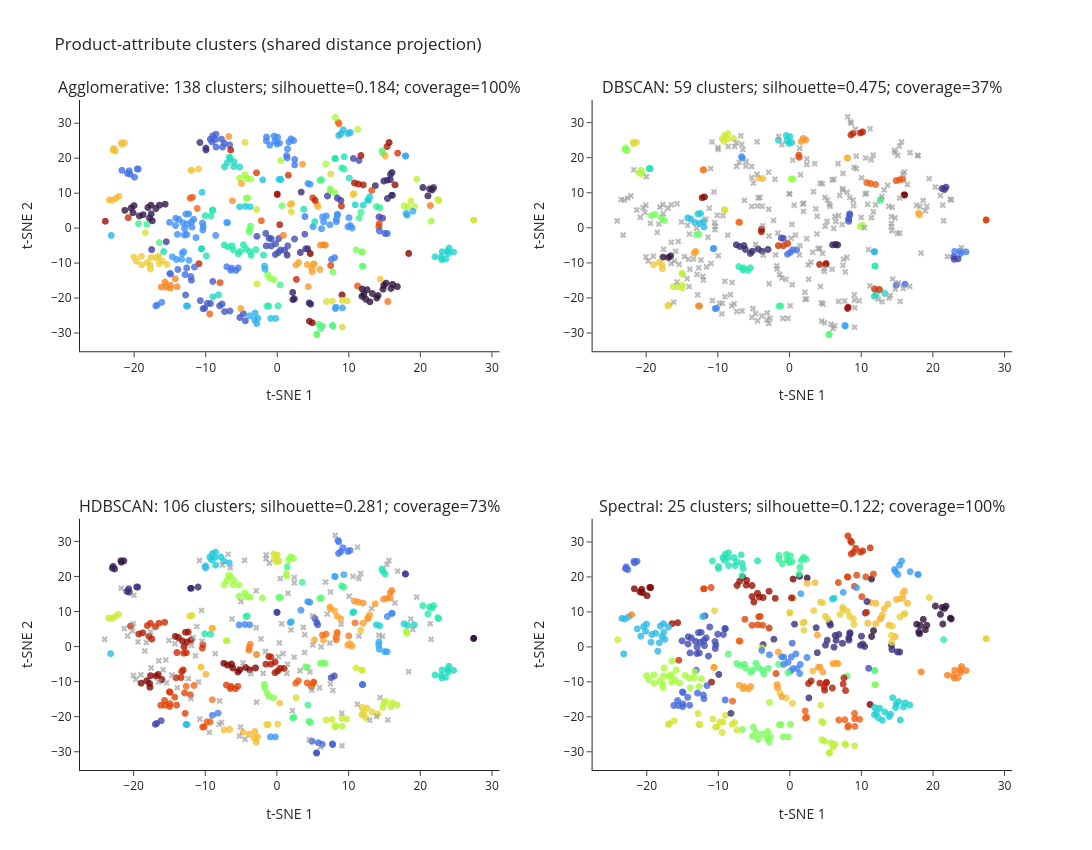

The code cell stored with this chart in its notebook:
### Markdown cell above
### Results graphs

Each panel applies one method's labels to the same t-SNE projection. Titles report cluster count, silhouette, and coverage. The projection helps inspect grouping but can distort distances, so use the table's metrics—not visual spacing—to compare results.

### Code cell
embedding = TSNE(
    n_components=2,
    metric="precomputed",
    init="random",
    learning_rate="auto",
    perplexity=30,
    random_state=0,
).fit_transform(D)

figure = make_subplots(
    rows=2,
    cols=2,
    subplot_titles=[
        f"{name}: {result['metrics']['clusters']} clusters; silhouette={result['metrics']['silhouette']:.3f}; coverage={result['metrics']['coverage']:.0%}"
        for name, result in clusterings.items()
    ],
)
for index, (name, result) in enumerate(clusterings.items()):
    row, col = index // 2 + 1, index % 2 + 1
    labels = result["labels"]
    noise = labels == -1
    assigned = ~noise
    figure.add_trace(
        go.Scattergl(
            x=embedding[assigned, 0],
            y=embedding[assigned, 1],
            mode="markers",
            marker={"color": labels[assigned], "colorscale": "Turbo", "size": 7, "opacity": 0.8, "showscale": False},
            text=np.asarray(attributes)[assigned],
            hovertemplate="%{text}<extra>cluster</extra>",
            showlegend=False,
        ),
        row=row,
        col=col,
    )
    if noise.any():
        figure.add_trace(
            go.Scattergl(
                x=embedding[noise, 0],
                y=embedding[noise, 1],
                mode="markers",
                marker={"color": "#999999", "size": 6, "symbol": "x", "opacity": 0.65},
                text=np.asarray(attributes)[noise],
                hovertemplate="%{text}<extra>noise</extra>",
                showlegend=False,
            ),
            row=row,
            col=col,
        )
figure.update_xaxes(title_text="t-SNE 1")
figure.update_yaxes(title_text="t-SNE 2")
figure.update_layout(template="simple_white", height=850, width=1100, title="Product-attribute clusters (shared distance projection)")
figure.show()

### Figure 1 — Plotly figure (JSON) as saved in the notebook; plotly's stock layout.template omitted (floating-point values rounded to 4 significant figures; data arrays with more than 128 entries replaced by an {"elided": "..."} marker saying what was removed)
{"data": [{"hovertemplate": "%{text}<extra>cluster</extra>", "marker": {"color": {"elided": "445 int values"}, "colorscale": [[0.0, "#30123b"], [0.07143, "#4145ab"], [0.1429, "#4675ed"], [0.2143, "#39a2fc"], [0.2857, "#1bcfd4"], [0.3571, "#24eca6"], [0.4286, "#61fc6c"], [0.5, "#a4fc3b"], [0.5714, "#d1e834"], [0.6429, "#f3c63a"], [0.7143, "#fe9b2d"], [0.7857, "#f36315"], [0.8571, "#d93806"], [0.9286, "#b11901"], [1.0, "#7a0402"]], "opacity": 0.8, "showscale": false, "size": 7}, "mode": "markers", "showlegend": false, "text": {"elided": "445 str values"}, "type": "scattergl", "x": {"elided": "445 float values"}, "xaxis": "x", "y": {"elided": "445 float values"}, "yaxis": "y"}, {"hovertemplate": "%{text}<extra>cluster</extra>", "marker": {"color": {"elided": "165 int values"}, "colorscale": [[0.0, "#30123b"], [0.07143, "#4145ab"], [0.1429, "#4675ed"], [0.2143, "#39a2fc"], [0.2857, "#1bcfd4"], [0.3571, "#24eca6"], [0.4286, "#61fc6c"], [0.5, "#a4fc3b"], [0.5714, "#d1e834"], [0.6429, "#f3c63a"], [0.7143, "#fe9b2d"], [0.7857, "#f36315"], [0.8571, "#d93806"], [0.9286, "#b11901"], [1.0, "#7a0402"]], "opacity": 0.8, "showscale": false, "size": 7}, "mode": "markers", "showlegend": false, "text": {"elided": "165 str values"}, "type": "scattergl", "x": {"elided": "165 float values"}, "xaxis": "x2", "y": {"elided": "165 float values"}, "yaxis": "y2"}, {"hovertemplate": "%{text}<extra>noise</extra>", "marker": {"color": "#999999", "opacity": 0.65, "size": 6, "symbol": "x"}, "mode": "markers", "showlegend": false, "text": {"elided": "280 str values"}, "type": "scattergl", "x": {"elided": "280 float values"}, "xaxis": "x2", "y": {"elided": "280 float values"}, "yaxis": "y2"}, {"hovertemplate": "%{text}<extra>cluster</extra>", "marker": {"color": {"elided": "326 int values"}, "colorscale": [[0.0, "#30123b"], [0.07143, "#4145ab"], [0.1429, "#4675ed"], [0.2143, "#39a2fc"], [0.2857, "#1bcfd4"], [0.3571, "#24eca6"], [0.4286, "#61fc6c"], [0.5, "#a4fc3b"], [0.5714, "#d1e834"], [0.6429, "#f3c63a"], [0.7143, "#fe9b2d"], [0.7857, "#f36315"], [0.8571, "#d93806"], [0.9286, "#b11901"], [1.0, "#7a0402"]], "opacity": 0.8, "showscale": false, "size": 7}, "mode": "markers", "showlegend": false, "text": {"elided": "326 str values"}, "type": "scattergl", "x": {"elided": "326 float values"}, "xaxis": "x3", "y": {"elided": "326 float values"}, "yaxis": "y3"}, {"hovertemplate": "%{text}<extra>noise</extra>", "marker": {"color": "#999999", "opacity": 0.65, "size": 6, "symbol": "x"}, "mode": "markers", "showlegend": false, "text": ["Drag reducing air turbulators", "IntelliSeal™ technology", "Wide elastic hems", "Pee-friendly construction", "COOLMAX® fibre", "Interior waffle-knit pattern", "Stretchy and waterproof", "Reinforced base", "High-stretch neoprene construction", "Extra height for added insulation", "Left or right shoulder adaptability", "Casual cycling fit", "Sweat-wicking", "Adjustable strap closure", "InsideGrip™ technology", "Waterproof and breathable insert", "Thinsulate™ Insulation", "Breathable, windproof fabric", "Adaptable", "Premium high-stretch material back", "Ergonomic construction", "Cutting-edge materials", "Extremely resilient", "Versatile protection", "Multifunctional", "Waterproof road-shoe coverage", "Primaloft Gold insulation", "Second-skin fit", "Thermal knit structure", "Available in two sizes", "Reversible brim", "Sweat absorbing", "Waterproof (8K) triple-layer fabric", "Stretchable fleece inserts", "Comfort and performance", "Versatile", "Fleece lining", "Quality cycling pad (CORE EVO)", "Side mesh panels", "Invisible under a loose short", "Optimised finger split", "Secure grip and control", "Pull-off tabs for easy removal", "Minimal bib suspenders with embossed logo", "Cool and comfortable", "Colourful and classic", "Subtle branding", "Lightweight brushed fabric", "Laser-cut cuffs", "Quick fitting", "Hard-wearing mesh back", "Brushed fleece inserts", "Insulating neoprene", "Easy slip-on design", "Women-specific Elastic Interface Chamois (PARIS HCS)", "Power-saving performance", "Waffled inner surface", "Bonded seams", "YKK 2-way Vislon AquaGuard zipper", "Waterproof Chest Pocket", "Ideal for hot conditions", "Raw cut sleeves", "Low collar", "Extra reinforcement", "Female-specific fit", "Maximum insulation", "No Itch Comfort", "Optimised durability", "Storage capabilities", "Quick-drying padding (GRAVEL PERFORMANCE HCS)", "A barrier against bugs", "Lightweight windproof protection", "YKK 2-way Vislon zipper for easy access", "Integrated Stow-Away Pocket", "Breathable insulated backhand", "Premium Elastic Interface EXPLORER HCS padding", "Integrated gripper without silicone", "Windchill protection", "Contoured padded cuff", "No-show design", "Moisture management", "Unpadded palm", "Bikepacking ready", "R.A.Y. branding", "Maximum breathability", "Highly insulating", "1 top entry leg pocket", "Silicone-sealed edges", "Aero sock compatibility", "Minimalistic tread pad", "Lightweight liner gloves", "Built to last", "Touchscreen index finger and thumb", "Wicking waistband", "Soft insulating liner", "Low profile stitching", "Spring-Autumn versatility", "Waterproof 8K", "Stretchable three-layer fabric", "Three top-entry pockets on the back", "Extended Rear Hem", "Breathable fabric", "Ultralight and breathable", "Hydrophobic polypropylene", "Cordura®-reinforced shaft", "Wide screw-top opening", "Tight fitting lid, no leaks", "Comfortable rubber spout", "Ergonomic grip collar", "Light rain protection", "Designed for flat-pedal MTB shoes", "YKK 2-way waterproof zipper", "2.5-layer protective fabric", "Stretchy Waterproof Material", "Sweat wiper and touchscreen-compatible fingertips", "Multi-zone seamless circular-knit body", "Raised micro-textured core panels", "Moisture-wicking, fast-drying fibre blend", "Second-skin fit with rib-knit finishes"], "type": "scattergl", "x": [11.28, 5.984, 11.48, 1.997, -18.21, -17.55, 2.441, -4.438, 3.9, -2.813, 18.71, 10.11, -20.14, 19.0, 12.98, -1.58, -19.69, -8.58, 11.46, 5.025, 3.721, -18.43, -7.696, -1.895, 10.67, 3.253, -20.01, 14.76, -15.86, 21.44, 18.41, -20.02, 0.2433, 6.213, -2.193, 11.73, -14.65, 4.525, -11.17, 7.509, 11.26, 13.94, 0.4968, -10.5, -14.2, 16.87, 15.39, -10.92, 7.056, 2.463, -9.418, -12.33, -15.39, 2.46, 9.116, -2.86, -15.5, 4.894, -1.474, -4.488, -15.04, 4.995, 19.53, -5.214, 13.24, -18.98, -11.98, -8.038, -10.79, -24.02, 0.3713, -4.701, -1.019, -6.484, -11.34, 6.106, 14.43, -3.617, 2.186, 1.578, -21.3, 9.088, 6.817, 15.67, -10.43, -16.5, -7.606, 7.832, 8.159, -2.872, -4.994, -10.73, -21.71, -20.82, -13.88, 8.998, -6.25, 1.5, 7.398, -6.769, 4.646, -11.9, -11.66, -19.38, -5.074, 21.55, 7.5, -7.977, 15.5, 1.417, 16.5, -1.503, 0.8755, 3.881, -19.94, 0.6899, -16.47, -17.61, 14.27], "xaxis": "x3", "y": [28.38, -11.73, 3.012, 4.771, 1.199, -6.03, -2.998, -26.43, 3.416, -15.83, 7.905, 14.41, 4.501, 4.936, -20.98, -1.403, -9.372, -1.987, 19.48, 0.5272, 5.514, -1.196, -21.61, -7.607, 20.06, -6.863, -8.195, 2.969, -6.596, 6.575, -7.14, 6.548, -2.87, -0.06335, 2.222, 20.88, -8.108, -26.54, 5.741, 15.63, -16.46, -19.9, 19.44, 10.36, 0.8568, 21.57, 23.44, -10.08, 9.313, 19.76, -24.46, -9.104, -10.29, 18.21, -28.27, 5.433, -3.787, -12.37, 26.19, 24.66, 1.764, 8.788, 14.14, -25.48, 10.91, -7.995, -14.8, -22.15, 24.62, 2.087, 1.096, -4.649, 23.87, 22.48, -2.608, -28.66, -14.52, -7.689, -18.3, 15.26, 5.201, -19.01, 18.45, 24.61, 1.557, -10.06, 23.33, -12.48, 31.8, 15.95, 12.9, -20.65, 16.67, 3.091, -11.73, 6.435, 7.931, -4.986, 1.046, 26.37, -7.171, 0.3703, 2.616, 1.379, -22.92, 2.115, -10.59, -15.5, -20.9, -7.6, 12.5, 25.11, -1.967, -1.642, 14.69, 6.534, -4.025, 4.202, 3.308], "yaxis": "y3"}, {"hovertemplate": "%{text}<extra>cluster</extra>", "marker": {"color": {"elided": "445 int values"}, "colorscale": [[0.0, "#30123b"], [0.07143, "#4145ab"], [0.1429, "#4675ed"], [0.2143, "#39a2fc"], [0.2857, "#1bcfd4"], [0.3571, "#24eca6"], [0.4286, "#61fc6c"], [0.5, "#a4fc3b"], [0.5714, "#d1e834"], [0.6429, "#f3c63a"], [0.7143, "#fe9b2d"], [0.7857, "#f36315"], [0.8571, "#d93806"], [0.9286, "#b11901"], [1.0, "#7a0402"]], "opacity": 0.8, "showscale": false, "size": 7}, "mode": "markers", "showlegend": false, "text": {"elided": "445 str values"}, "type": "scattergl", "x": {"elided": "445 float values"}, "xaxis": "x4", "y": {"elided": "445 float values"}, "yaxis": "y4"}], "layout": {"annotations": [{"font": {"size": 16}, "showarrow": false, "text": "Agglomerative: 138 clusters; silhouette=0.184; coverage=100%", "x": 0.225, "xanchor": "center", "xref": "paper", "y": 1.0, "yanchor": "bottom", "yref": "paper"}, {"font": {"size": 16}, "showarrow": false, "text": "DBSCAN: 59 clusters; silhouette=0.475; coverage=37%", "x": 0.775, "xanchor": "center", "xref": "paper", "y": 1.0, "yanchor": "bottom", "yref": "paper"}, {"font": {"size": 16}, "showarrow": false, "text": "HDBSCAN: 106 clusters; silhouette=0.281; coverage=73%", "x": 0.225, "xanchor": "center", "xref": "paper", "y": 0.375, "yanchor": "bottom", "yref": "paper"}, {"font": {"size": 16}, "showarrow": false, "text": "Spectral: 25 clusters; silhouette=0.122; coverage=100%", "x": 0.775, "xanchor": "center", "xref": "paper", "y": 0.375, "yanchor": "bottom", "yref": "paper"}], "height": 850, "title": {"text": "Product-attribute clusters (shared distance projection)"}, "width": 1100, "xaxis": {"anchor": "y", "domain": [0.0, 0.45], "title": {"text": "t-SNE 1"}}, "xaxis2": {"anchor": "y2", "domain": [0.55, 1.0], "title": {"text": "t-SNE 1"}}, "xaxis3": {"anchor": "y3", "domain": [0.0, 0.45], "title": {"text": "t-SNE 1"}}, "xaxis4": {"anchor": "y4", "domain": [0.55, 1.0], "title": {"text": "t-SNE 1"}}, "yaxis": {"anchor": "x", "domain": [0.625, 1.0], "title": {"text": "t-SNE 2"}}, "yaxis2": {"anchor": "x2", "domain": [0.625, 1.0], "title": {"text": "t-SNE 2"}}, "yaxis3": {"anchor": "x3", "domain": [0.0, 0.375], "title": {"text": "t-SNE 2"}}, "yaxis4": {"anchor": "x4", "domain": [0.0, 0.375], "title": {"text": "t-SNE 2"}}}}
